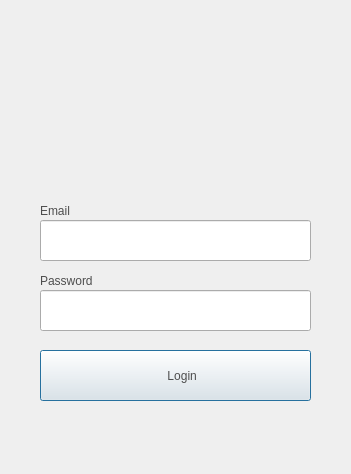
<?xml version="1.0" encoding="UTF-8"?>
<ui version="4.0">
 <class>login</class>
 <widget class="QDialog" name="login">
  <property name="geometry">
   <rect>
    <x>0</x>
    <y>0</y>
    <width>351</width>
    <height>474</height>
   </rect>
  </property>
  <property name="minimumSize">
   <size>
    <width>351</width>
    <height>415</height>
   </size>
  </property>
  <property name="maximumSize">
   <size>
    <width>351</width>
    <height>500</height>
   </size>
  </property>
  <property name="windowTitle">
   <string>Login To youe account</string>
  </property>
  <property name="styleSheet">
   <string notr="true"/>
  </property>
  <widget class="QLineEdit" name="login_email">
   <property name="geometry">
    <rect>
     <x>40</x>
     <y>220</y>
     <width>271</width>
     <height>41</height>
    </rect>
   </property>
   <property name="styleSheet">
    <string notr="true">font: 12pt &quot;MathJax_Caligraphic&quot;;
color:#4e4e4e;</string>
   </property>
  </widget>
  <widget class="QLineEdit" name="login_password">
   <property name="geometry">
    <rect>
     <x>40</x>
     <y>290</y>
     <width>271</width>
     <height>41</height>
    </rect>
   </property>
   <property name="styleSheet">
    <string notr="true">font: 9pt &quot;MathJax_Caligraphic&quot;;
color:#4e4e4e;</string>
   </property>
   <property name="echoMode">
    <enum>QLineEdit::Password</enum>
   </property>
  </widget>
  <widget class="QLabel" name="label">
   <property name="geometry">
    <rect>
     <x>40</x>
     <y>200</y>
     <width>121</width>
     <height>21</height>
    </rect>
   </property>
   <property name="styleSheet">
    <string notr="true">font: 12pt &quot;MathJax_Caligraphic&quot;;
color:#4e4e4e;</string>
   </property>
   <property name="text">
    <string>Email</string>
   </property>
  </widget>
  <widget class="QLabel" name="label_2">
   <property name="geometry">
    <rect>
     <x>40</x>
     <y>270</y>
     <width>161</width>
     <height>21</height>
    </rect>
   </property>
   <property name="styleSheet">
    <string notr="true">font: 12pt &quot;MathJax_Caligraphic&quot;;
color:#4e4e4e;</string>
   </property>
   <property name="text">
    <string>Password</string>
   </property>
  </widget>
  <widget class="QPushButton" name="login_btn">
   <property name="geometry">
    <rect>
     <x>40</x>
     <y>350</y>
     <width>271</width>
     <height>51</height>
    </rect>
   </property>
   <property name="styleSheet">
    <string notr="true">font: 12pt &quot;MathJax_Caligraphic&quot;;
color:#4e4e4e;</string>
   </property>
   <property name="text">
    <string>    Login</string>
   </property>
   <property name="icon">
    <iconset>
     <selectedon>:/src/login.png</selectedon>
    </iconset>
   </property>
   <property name="iconSize">
    <size>
     <width>35</width>
     <height>35</height>
    </size>
   </property>
   <property name="checkable">
    <bool>false</bool>
   </property>
  </widget>
  <widget class="QPushButton" name="pushButton">
   <property name="geometry">
    <rect>
     <x>80</x>
     <y>10</y>
     <width>191</width>
     <height>171</height>
    </rect>
   </property>
   <property name="styleSheet">
    <string notr="true">border-radius: 40px 40px;</string>
   </property>
   <property name="text">
    <string/>
   </property>
   <property name="icon">
    <iconset>
     <selectedon>:/src/man (1).png</selectedon>
    </iconset>
   </property>
   <property name="iconSize">
    <size>
     <width>170</width>
     <height>190</height>
    </size>
   </property>
  </widget>
 </widget>
 <resources/>
 <connections/>
</ui>
